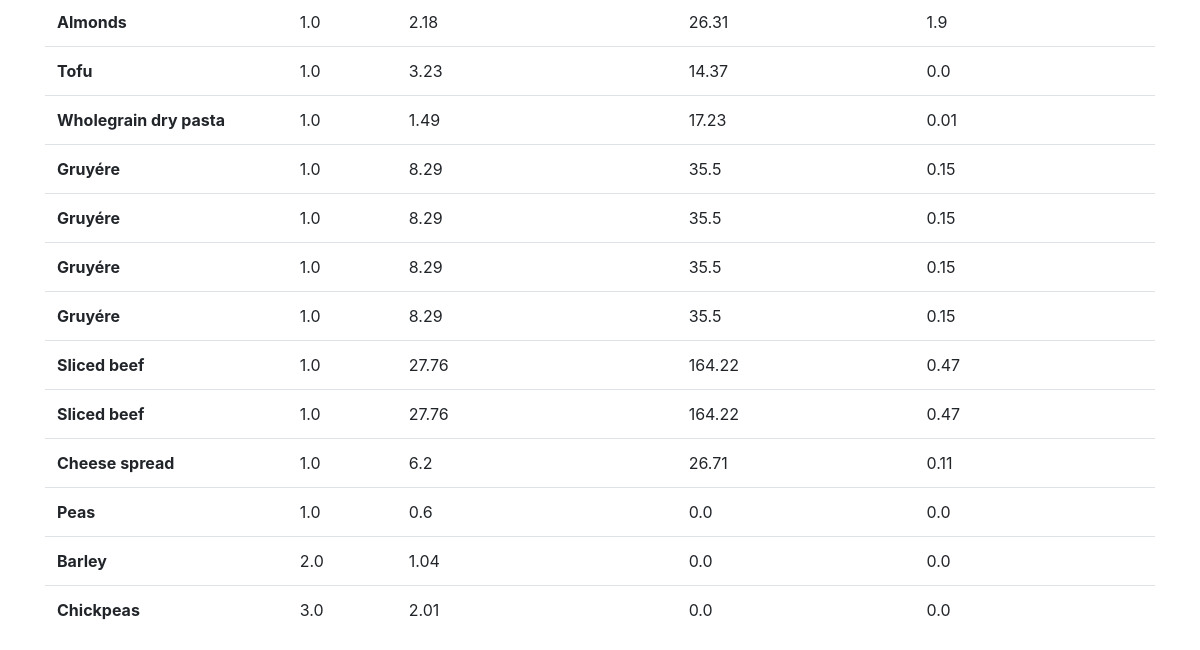
The page /view_list (lower part) on the database as committed earlier.
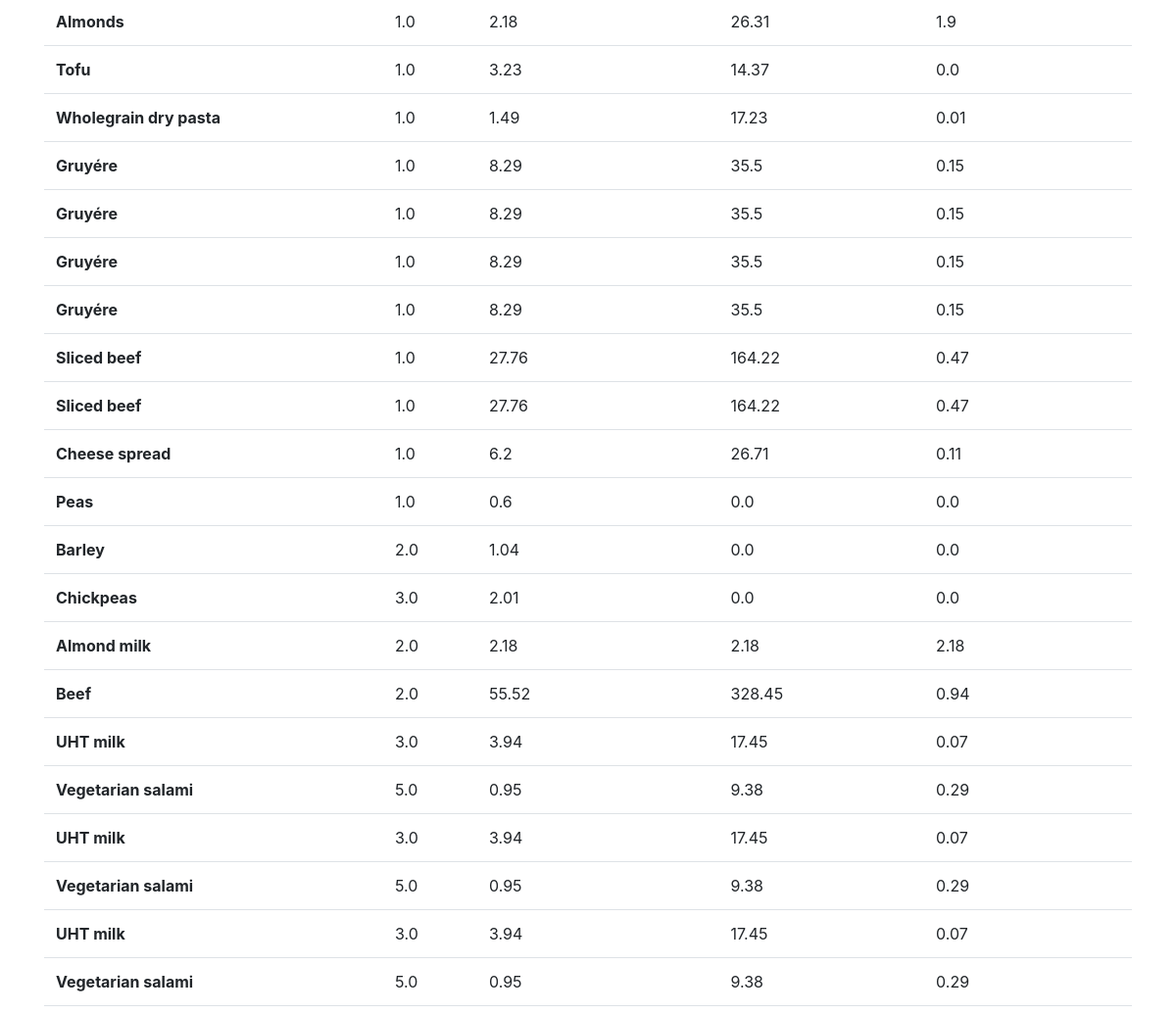
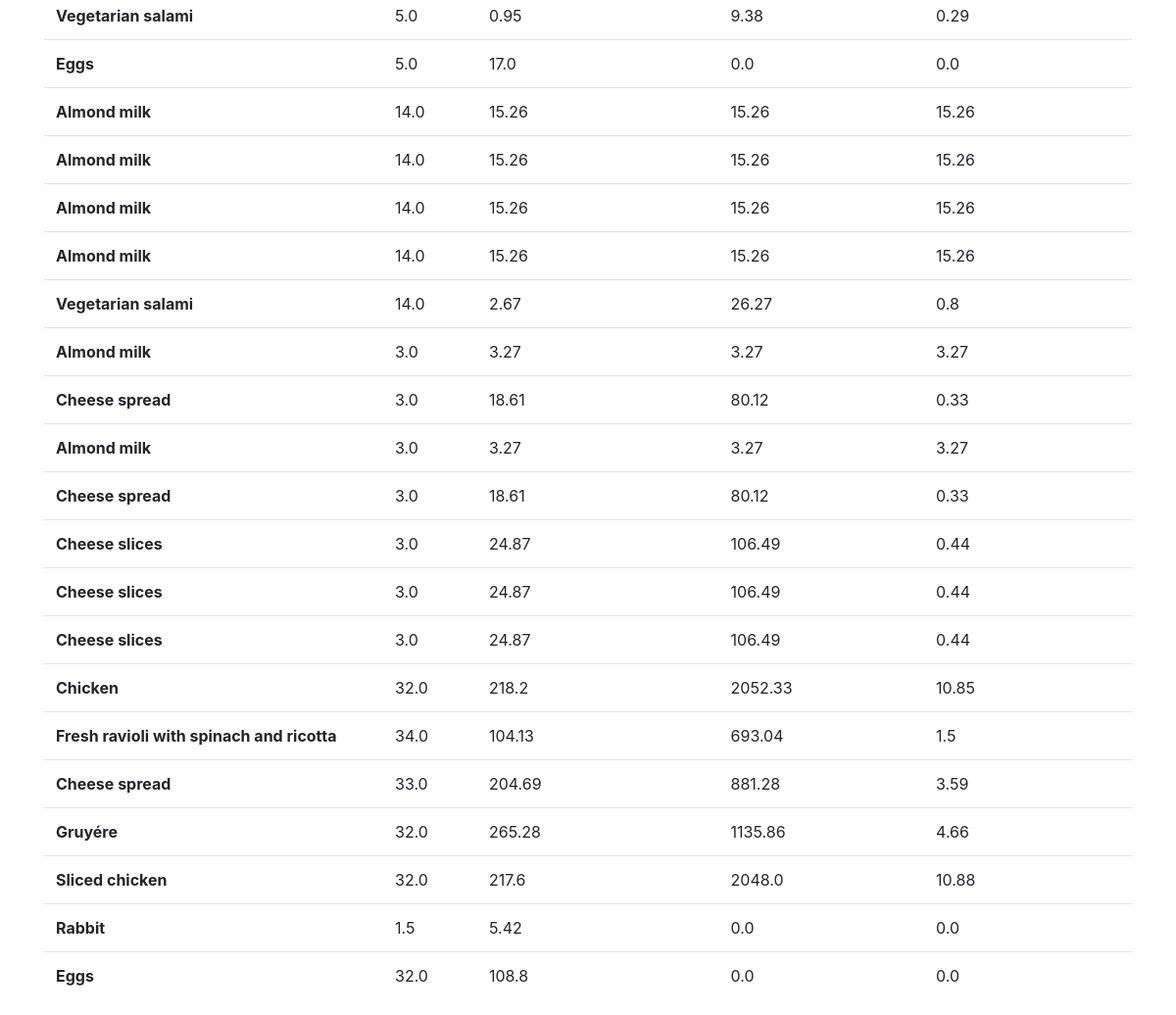
The same page on the database as committed later (2 pictures, top to bottom).
### main.py (models this page shows, shortened)
class Purchases(db.Model):
  id = db.Column('entry_id', db.Integer, primary_key = True)
  category = db.Column(db.String(100))
  amount = db.Column(db.Float)
  globalWarmingPotential = db.Column(db.Float)
  energyConsumption = db.Column(db.Float)
  waterUsage = db.Column(db.Float)
  dateAdded = db.Column(db.DateTime, nullable = False, default = datetime.datetime.utcnow)

### main.py (the view)
@app.route('/view_list')
def view_list():
  purch = Purchases.query.all()
  units = ['kg of CO2', 'MJ', 'm^3']
  return render_template('view_list.html', purchases = purch, ref_units = units)

### templates/view_list.html (shortened to what this page needs)
{% extends 'layout.html' %}
{% block body %}
<table class="table">
	<tbody>
		{% for purchase in purchases %}
		<tr>
			<th scope="row">{{ purchase.category }}</th>
			<td>{{ purchase.amount }}</td>
			<td>{{ purchase.globalWarmingPotential }}</td>
			<td>{{ purchase.energyConsumption }}</td>
			<td>{{ purchase.waterUsage }}</td>
		</tr>
		{% endfor %}
	</tbody>
</table>
{% endblock %}

### templates/layout.html (shortened to what this page needs)
<!DOCTYPE html>
<html>
<head>
	<link rel="stylesheet" href="https://getbootstrap.com/docs/4.1/dist/css/bootstrap.min.css">
</head>
<body>
	<div class="container">
		{% block body %}{% endblock %}
	</div>
</body>
</html>

Rows that differ between the two databases and show on the page:
added Purchases: category "Almond milk", amount "2.0", globalWarmingPotential "2.18", energyConsumption "2.18", waterUsage "2.18"
added Purchases: category "Beef", amount "2.0", globalWarmingPotential "55.52", energyConsumption "328.45", waterUsage "0.94"
added Purchases: category "UHT milk", amount "3.0", globalWarmingPotential "3.94", energyConsumption "17.45", waterUsage "0.07"
added Purchases: category "Vegetarian salami", amount "5.0", globalWarmingPotential "0.95", energyConsumption "9.38", waterUsage "0.29"
added Purchases: category "UHT milk", amount "3.0", globalWarmingPotential "3.94", energyConsumption "17.45", waterUsage "0.07"
added Purchases: category "Vegetarian salami", amount "5.0", globalWarmingPotential "0.95", energyConsumption "9.38", waterUsage "0.29"
added Purchases: category "UHT milk", amount "3.0", globalWarmingPotential "3.94", energyConsumption "17.45", waterUsage "0.07"
added Purchases: category "Vegetarian salami", amount "5.0", globalWarmingPotential "0.95", energyConsumption "9.38", waterUsage "0.29"
added Purchases: category "Vegetarian salami", amount "5.0", globalWarmingPotential "0.95", energyConsumption "9.38", waterUsage "0.29"
added Purchases: category "Eggs", amount "5.0", globalWarmingPotential "17.0", energyConsumption "0.0", waterUsage "0.0"
added Purchases: category "Almond milk", amount "14.0", globalWarmingPotential "15.26", energyConsumption "15.26", waterUsage "15.26"
added Purchases: category "Almond milk", amount "14.0", globalWarmingPotential "15.26", energyConsumption "15.26", waterUsage "15.26"
added Purchases: category "Almond milk", amount "14.0", globalWarmingPotential "15.26", energyConsumption "15.26", waterUsage "15.26"
added Purchases: category "Almond milk", amount "14.0", globalWarmingPotential "15.26", energyConsumption "15.26", waterUsage "15.26"
added Purchases: category "Vegetarian salami", amount "14.0", globalWarmingPotential "2.67", energyConsumption "26.27", waterUsage "0.8"
added Purchases: category "Almond milk", amount "3.0", globalWarmingPotential "3.27", energyConsumption "3.27", waterUsage "3.27"
added Purchases: category "Cheese spread", amount "3.0", globalWarmingPotential "18.61", energyConsumption "80.12", waterUsage "0.33"
added Purchases: category "Almond milk", amount "3.0", globalWarmingPotential "3.27", energyConsumption "3.27", waterUsage "3.27"
added Purchases: category "Cheese spread", amount "3.0", globalWarmingPotential "18.61", energyConsumption "80.12", waterUsage "0.33"
added Purchases: category "Cheese slices", amount "3.0", globalWarmingPotential "24.87", energyConsumption "106.49", waterUsage "0.44"
added Purchases: category "Cheese slices", amount "3.0", globalWarmingPotential "24.87", energyConsumption "106.49", waterUsage "0.44"
added Purchases: category "Cheese slices", amount "3.0", globalWarmingPotential "24.87", energyConsumption "106.49", waterUsage "0.44"
added Purchases: category "Chicken", amount "32.0", globalWarmingPotential "218.2", energyConsumption "2052.33", waterUsage "10.85"
added Purchases: category "Fresh ravioli with spinach and ricotta", amount "34.0", globalWarmingPotential "104.13", energyConsumption "693.04", waterUsage "1.5"
added Purchases: category "Cheese spread", amount "33.0", globalWarmingPotential "204.69", energyConsumption "881.28", waterUsage "3.59"
added Purchases: category "Gruyére", amount "32.0", globalWarmingPotential "265.28", energyConsumption "1135.86", waterUsage "4.66"
added Purchases: category "Sliced chicken", amount "32.0", globalWarmingPotential "217.6", energyConsumption "2048.0", waterUsage "10.88"
added Purchases: category "Rabbit", amount "1.5", globalWarmingPotential "5.42", energyConsumption "0.0", waterUsage "0.0"
added Purchases: category "Eggs", amount "32.0", globalWarmingPotential "108.8", energyConsumption "0.0", waterUsage "0.0"
